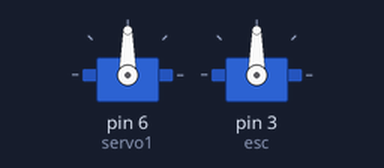
A sketch run on a simulated Arduino Uno, built with avr-gcc and run on an emulated ATmega328P. Parts: 2 × servo. What the sketch prints to the serial monitor is not drawn.

Above: at 0.1 s.
At 2.1 s:
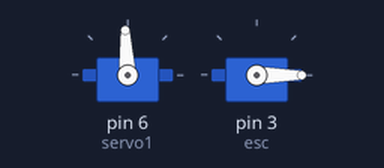
Timing chart, 0 to 3.6 s (numbered marks = the images above):
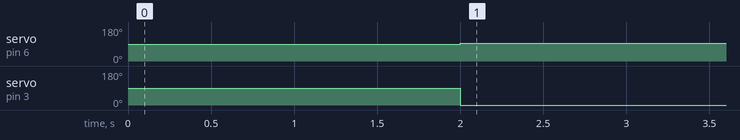

Measured:
- by itself, servo on pin 6 (servo1): 90° → 93° at 2.0 s
- by itself, servo on pin 3 (esc): 90° → 0° at 2.0 s

The sketch:

ps2-drift_car_v3.1.ino
```cpp
//see changelog
//NOTE: NEEDS TESTING

#include <PS2X_lib.h>
#include <Servo.h>

PS2X ps2x; // create PS2 Controller Class
Servo servo1;
Servo esc;

int LeftStick = 128;
int RightStick = 128;
int PadLeft;
int PadRight;
int angle  ;                   //sets the steering servo to mid point i.e. straight ahead
int throttle  ;
int calib = 1500;              //used for calibrations of the steering, initialized at 1500 i.e. straight forawrd
int a;
int b;

void setup()
{
 ps2x.config_gamepad(12,10,9,11, false, false);      //GamePad(clock, command, attention, data, Pressures?, Rumble?)
 servo1.attach(6);
 esc.attach(3);
  Serial.begin(9600);
  delay(2000);
}

void loop()
{
   ps2x.read_gamepad();                 //reads input from ps2 controller
   LeftStick = ps2x.Analog(PSS_LX);     //left stick horizontal controls steering
   RightStick = ps2x.Analog(PSS_RY);    //right stick vertical controls speed
   PadLeft =  ps2x.Button(PSB_PAD_LEFT); // left d-pad button to
   PadRight = ps2x.Button(PSB_PAD_RIGHT);

  if (ps2x.Button(PSB_PAD_LEFT)); //decrements of 10 microseconds to adjust the steering
   calib -= 10;

  if (ps2x.Button(PSB_PAD_RIGHT)); //increments of 10 microseconds to adjust the steering
   calib += 10;

   a = calib - 200;               //a = newly calibrated "straight" position - ~35 deg to the left
   b = calib + 200;               //b = newly calibrated "straight" position + ~35 deg to the right

  Serial.println("calib: ");
  Serial.print(calib);
  Serial.println("a: ");
  Serial.print(a);
  Serial.println("b: ");
  Serial.print(b);

  if(LeftStick <=138 && LeftStick >=118)    //this serves both to create a small deadzone in the steering as well as constant straight-steering control, needs testing
      servo1.writeMicroseconds(calib);                     //standard servos use 2000 as max and 1000 as min, so 1500 is the middle

   else
   {
   angle = map(LeftStick, 255, 0, a, b); //this allows for approx. 35 deg of turnning on either side, further testing needed
   servo1.writeMicroseconds(angle);
   }

 if (ps2x.Button(PSB_R1))
    {
      throttle = map(RightStick, 255, 0, 400, 600);
      esc.writeMicroseconds(throttle);
    }

else{
   throttle = map(RightStick, 255, 0, 300, 700);
   esc.writeMicroseconds(throttle);
    }

 if (ps2x.Button(PSB_L1)) //break button
   {
    float to = millis();
    float dt = 0.0;
    while(dt<=200)
    {
      esc.writeMicroseconds(400);
      dt = millis()-to;
    }
   }

delay(15);

}
```
